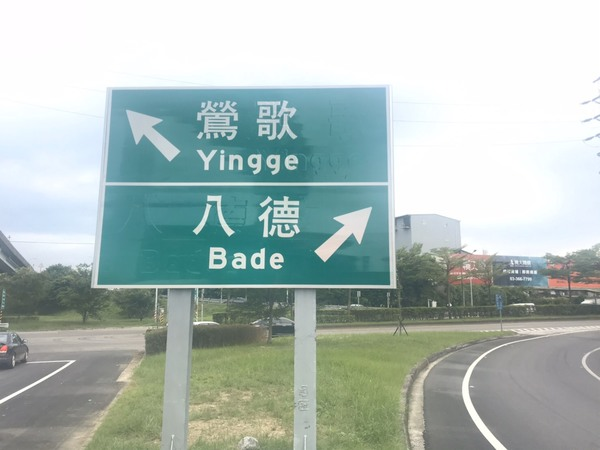
#> input picture Road sign recognition/sample/test1.jpg, 600 x 450 px; its folder holds only this picture in this run
$ python project.py
#> lines starting #> are read from the running program, lines starting #| are printed output that depends on the picture; after the words box and inside, x2 and y2 are one past the last pixel; in counts of white or black regions, pixels touching at a corner belong together
import math
import copy
import os
import numpy as np
import tkinter as tk
import skimage.io as io
import matplotlib.pyplot as plt
from random import random
from PIL import Image, ImageTk
from skimage.color import rgb2gray
from skimage import img_as_ubyte
from skimage.transform import resize
from skimage.feature import canny
from skimage.segmentation import mark_boundaries
from skimage.filters import gaussian
from skimage.feature import corner_harris

def ConstructHistogram(img,height=0, width=0,band=-1):
	if height==0 and width==0:
		height = len(img)
		width = len(img[1])
	level = [0]*512
	for i in range(height):
		for j in range(width):
			if band==-1:
				if img[i][j]>255:
					img[i][j] = 255
				elif img[i][j]< -256:
					img[i][j] = -256
				level[int(img[i][j]+256)] += 1
			else:
				if img[i][j][band]>255:
					img[i][j][band] = 255
				elif img[i][j][band]< -256:
					img[i][j][band] = -256
				level[int(img[i][j][band]+256)] += 1
	return level

def IsUseless(pixel,pixel_eq):
	flag = False
	if 0+pixel_eq[1]-pixel_eq[0] < -20:
		flag = True
	elif pixel_eq[0] > 128:
		flag = True
	elif abs(0+pixel_eq[1]-pixel_eq[0]) < 20 and pixel_eq[0] > 40:
		flag = True
	elif abs(0+pixel_eq[2]-pixel_eq[0]) < 20 and pixel_eq[0] > 40:
		flag = True
	elif abs(0+pixel[2]-pixel[1]) > 30:
		flag = True

	return flag

def Final(im):
	height = im.shape[0]
	width = im.shape[1]

	print("    Equalizing...")
	equalizedG_im = copy.deepcopy(im)
	for k in range(3):
		print("    "+str(k+1)+"/"+"3...")
		level = ConstructHistogram(im,band=k)
		accu_level = [0]*256
		for i in range(256):
			accu_level[i]=level[256+i]+accu_level[i-1]
		hmin = 0
		for i in range(256):
			if level[256+i]!=0:
				hmin = i
				break
		hmin = accu_level[hmin]
		siz = height*width-hmin
		for i in range(256):
			accu_level[i] = round( (accu_level[i]-hmin)*255/siz )
		for i in range(height):
			for j in range(width):
				equalizedG_im[i][j][k] = accu_level[im[i][j][k]]

	print("    Thresholding...")
	for i in range(height):
		for j in range(width):
			if IsUseless(im[i][j],equalizedG_im[i][j]):
				equalizedG_im[i][j][0] = 0
				equalizedG_im[i][j][1] = 0
				equalizedG_im[i][j][2] = 0
	g_im = np.zeros((height,width),dtype=np.uint8)
	for i in range(height):
		for j in range(width):
			g_im[i][j] = equalizedG_im[i][j][1]//2 + equalizedG_im[i][j][2]//2
	g_im = gaussian(g_im)

	print("    Marking...")
	edges = canny(g_im)
	contain_mark = False
	if np.count_nonzero(edges)>500:
		contain_mark = True
	corners = corner_harris(edges)

	out = mark_boundaries(im, edges, (1,0,0))
	uim = img_as_ubyte(out)
	io.imsave("./results/"+oname+".png", uim)
	return contain_mark

def Run():
	end = 15
	arr = []
	for i in range(end):
		print(i+1,"  of  ",end,"...")
		fname = "./sample/test"+str(i+1)+".jpg"

		fn_split = fname.split('.')
		tr = fn_split[len(fn_split)-1]
		if(tr!="png" and tr!="jpeg" and tr!="ppm" and tr!="bmp" and tr!="jpg"):
			return 0

		global oname
		oname = ""
		for j in range(len(fn_split)-1):
			oname += fn_split[j]
			if j != len(fn_split) - 2:
				oname += "."
		im = io.imread(fname)
		arr.append(Final(im))
	print("Contain marks: ", arr)

oname = ""
axe = [0]*512
for i in range(512):
	axe[i]=i-256
FILTER_SIZE = 3
cwd = os.getcwd()
if not os.path.exists(cwd+'/results'):
	os.makedirs(cwd+'/results')
Run()
#> in Run, im is the input picture: shape (450, 600, 3); mean R, G, B 173.3, 187.7, 183.4
#> after the loop in Final, `for k in range(3):`:
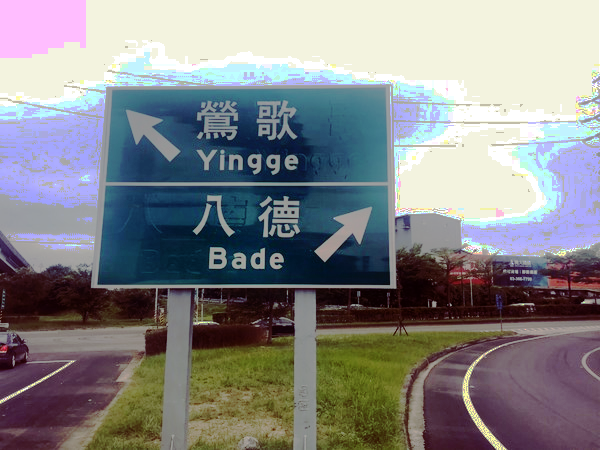
#> equalizedG_im: shape (450, 600, 3); mean R, G, B 133, 134.1, 135.9
#> after the loop in Final, `for i in range(height):`:
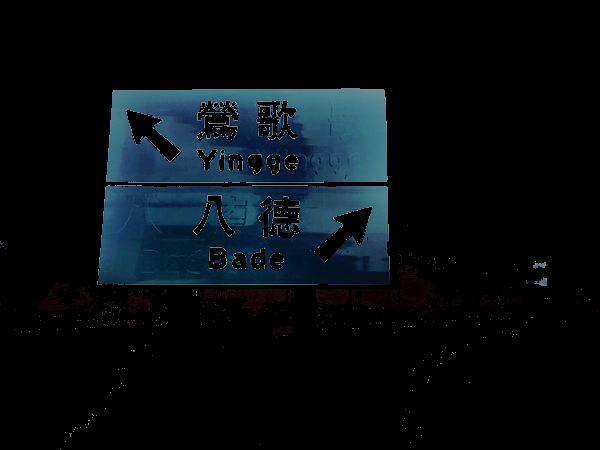
#> equalizedG_im: shape (450, 600, 3); mean R, G, B 6.3, 12.4, 16.5
#> after the loop in Final, `for i in range(height):`:
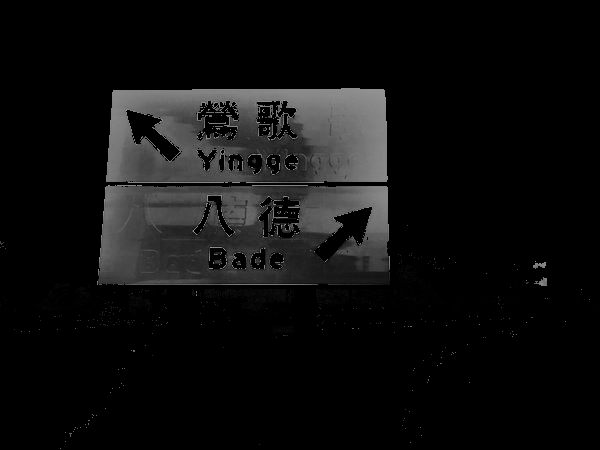
#> g_im: shape (450, 600); min 0, max 151, mean 14.3
#> in Final, `edges = canny(g_im)`:
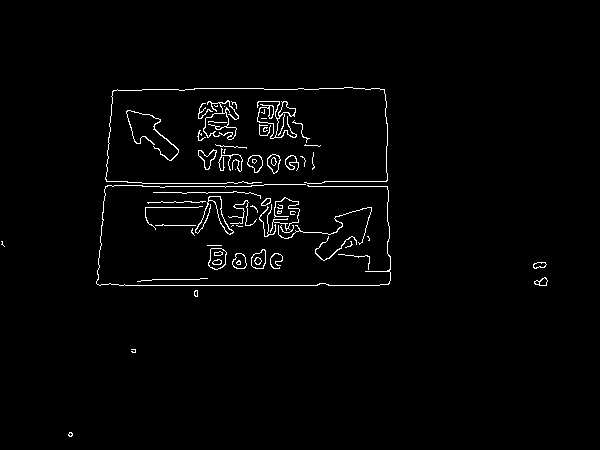
#> edges: shape (450, 600) bool; 1.9% white in thin lines or dots, all inside (x1, y1, x2, y2) = (1, 87, 548, 437)
#> in Final, `corners = corner_harris(edges)`:
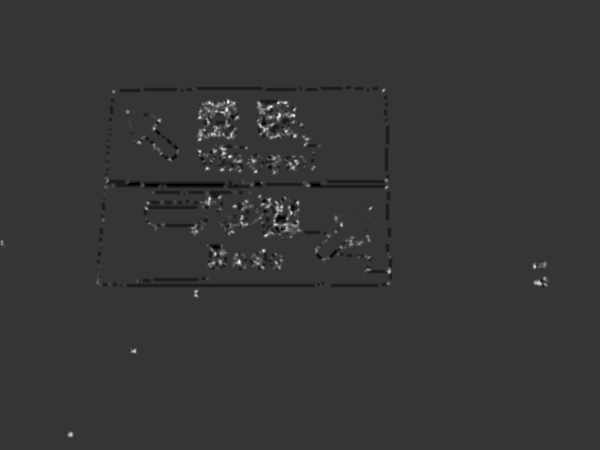
#> corners: shape (450, 600) float64; min -6.29, max 23.46, mean 0.1; drawn with min black and max white
#> in Final, `out = mark_boundaries(im, edges, (1,0,0))`:
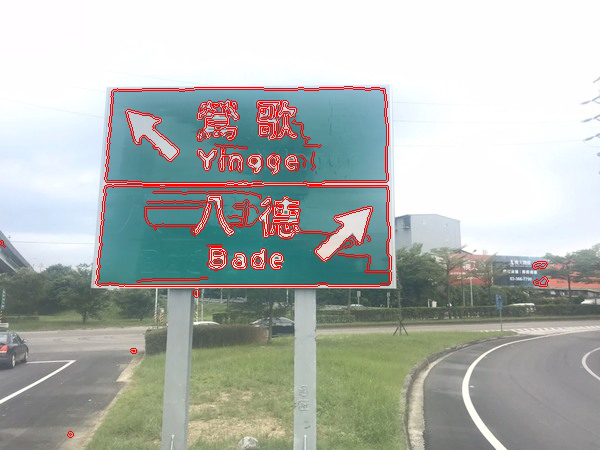
#> out: shape (450, 600, 3) float64; mean R, G, B 0.695, 0.714, 0.697
#> (the run stopped early here; a loop or call above may not have finished)
